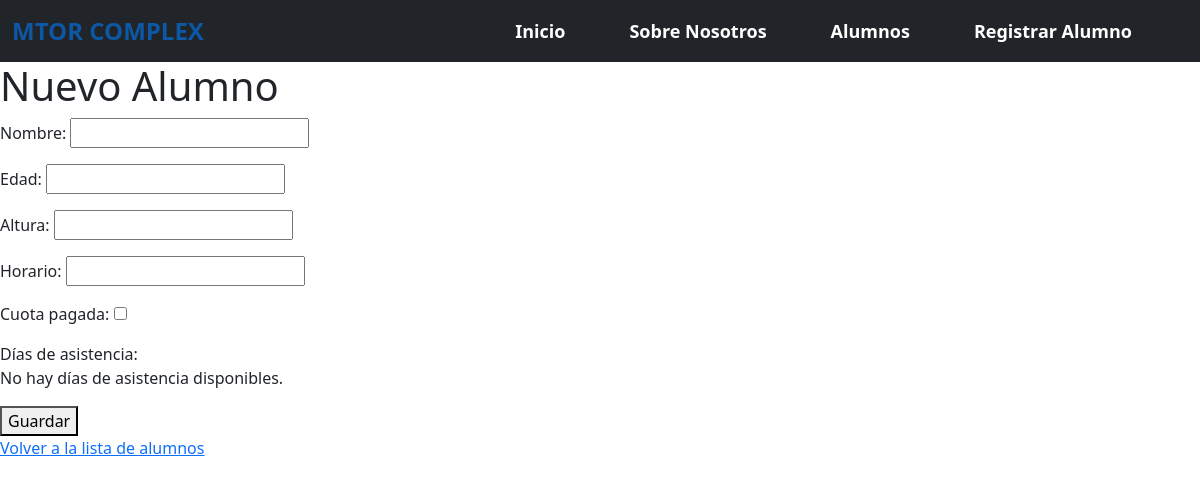
Before: /gimnasio/alumnos/nuevo/ with the older database file.
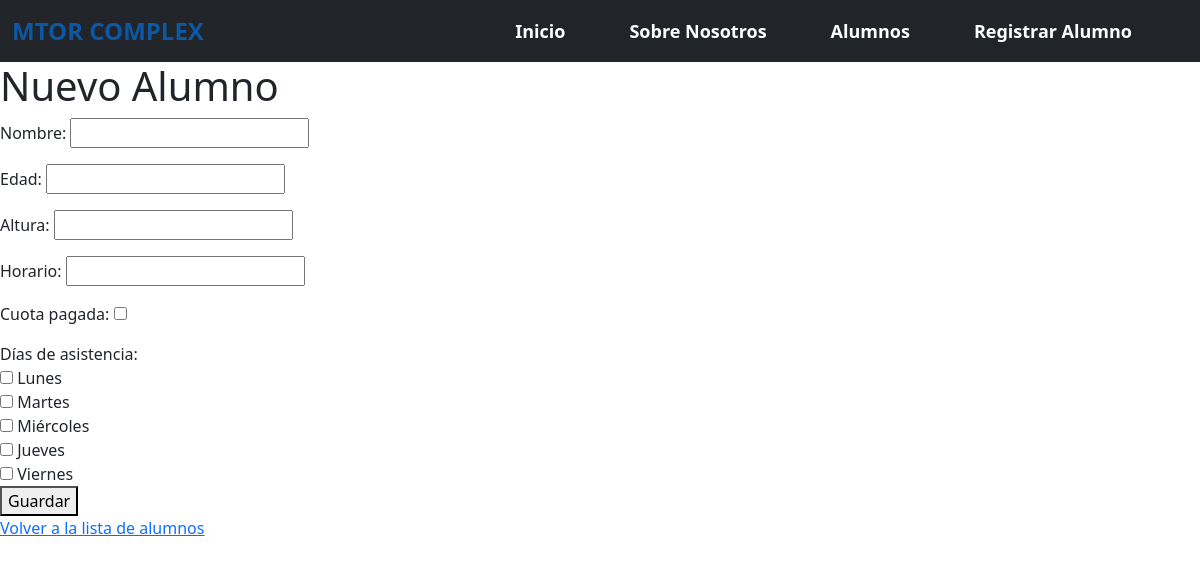
After: the same page with the newer database file.
### gimnasio/models.py (models this page shows, shortened)
class DiaAsistencia(models.Model):
    dia = models.CharField(
        max_length=20,
        choices=[
            ("Lunes", "Lunes"),
            ("Martes", "Martes"),
            ("Miércoles", "Miércoles"),
            ("Jueves", "Jueves"),
            ("Viernes", "Viernes"),
            ("Sábado", "Sábado"),
            ("Domingo", "Domingo"),
        ],
    )

### gimnasio/views.py (the view, shortened to what this page needs)
# urls.py: path("alumnos/nuevo/", AlumnoCreateView.as_view(), name="alumno-create"),
class AlumnoCreateView(CreateView):
    model = Alumno
    fields = ["nombre", "edad", "altura", "horario", "cuota_pagada"]
    template_name = "gimnasio/alumno_form.html"
    success_url = reverse_lazy("gimnasio:alumno-list")
    def get_context_data(self, **kwargs):
        context = super().get_context_data(**kwargs)
        context["dias"] = DiaAsistencia.objects.all()
        return context

### gimnasio/templates/gimnasio/alumno_form.html (shortened to what this page needs)
{% extends 'gimnasio/base.html' %}
{% block contenido %}
    <h1>{% if alumno %}Editar Alumno{% else %}Nuevo Alumno{% endif %}</h1>
    <form method="POST">
        {{ form.as_p }}
        <label for="dias_asistencia">Días de asistencia:</label><br>
        {% for dia in dias %}
            <input type="checkbox" id="dias_asistencia" name="dias_asistencia" value="{{ dia.id }}"
                {% if dia in alumno.dias_asistencia.all %}checked{% endif %}>
            <label for="{{ dia.id }}">{{ dia.dia }}</label><br>
        {% empty %}
            <p>No hay días de asistencia disponibles.</p>
        {% endfor %}
        <button type="submit">Guardar</button>
    </form>
    <p><a href="{% url 'gimnasio:alumno-list' %}">Volver a la lista de alumnos</a></p>
{% endblock contenido %}

Changed rows visible on the page:
added DiaAsistencia: dia "Lunes"
added DiaAsistencia: dia "Martes"
added DiaAsistencia: dia "Miércoles"
added DiaAsistencia: dia "Jueves"
added DiaAsistencia: dia "Viernes"
Other visible differences:
text no longer shown: "No hay días de asistencia disponibles."
